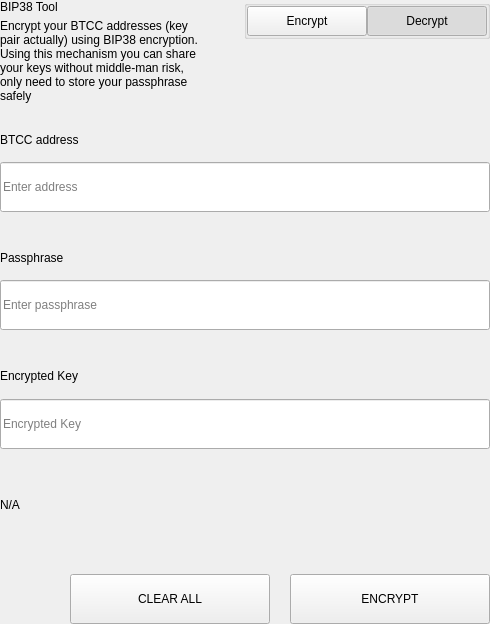
<?xml version="1.0" encoding="UTF-8"?>
<ui version="4.0">
 <class>SettingsBitToolWidget</class>
 <widget class="QWidget" name="SettingsBitToolWidget">
  <property name="geometry">
   <rect>
    <x>0</x>
    <y>0</y>
    <width>490</width>
    <height>624</height>
   </rect>
  </property>
  <property name="windowTitle">
   <string>Form</string>
  </property>
  <layout class="QVBoxLayout" name="verticalLayout">
   <property name="spacing">
    <number>0</number>
   </property>
   <property name="leftMargin">
    <number>0</number>
   </property>
   <property name="topMargin">
    <number>0</number>
   </property>
   <property name="rightMargin">
    <number>0</number>
   </property>
   <property name="bottomMargin">
    <number>0</number>
   </property>
   <item>
    <widget class="QWidget" name="left" native="true">
     <layout class="QVBoxLayout" name="verticalLayout_3">
      <property name="leftMargin">
       <number>0</number>
      </property>
      <property name="topMargin">
       <number>0</number>
      </property>
      <property name="rightMargin">
       <number>0</number>
      </property>
      <property name="bottomMargin">
       <number>0</number>
      </property>
      <item>
       <layout class="QVBoxLayout" name="verticalLayout_2">
        <property name="spacing">
         <number>0</number>
        </property>
        <item>
         <layout class="QHBoxLayout" name="horizontalLayout_3" stretch="3,1">
          <property name="spacing">
           <number>40</number>
          </property>
          <item>
           <layout class="QVBoxLayout" name="verticalLayoutTitle">
            <property name="spacing">
             <number>5</number>
            </property>
            <item>
             <widget class="QLabel" name="labelTitle">
              <property name="text">
               <string>BIP38 Tool</string>
              </property>
             </widget>
            </item>
            <item>
             <widget class="QLabel" name="labelSubtitle1">
              <property name="text">
               <string>Encrypt your BTCC addresses (key pair actually) using BIP38 encryption.
Using this mechanism you can share your keys without middle-man risk, only need to store your passphrase safely</string>
              </property>
              <property name="wordWrap">
               <bool>true</bool>
              </property>
             </widget>
            </item>
           </layout>
          </item>
          <item alignment="Qt::AlignTop">
           <widget class="QGroupBox" name="groupBox">
            <property name="title">
             <string/>
            </property>
            <property name="alignment">
             <set>Qt::AlignLeading|Qt::AlignLeft|Qt::AlignTop</set>
            </property>
            <layout class="QHBoxLayout" name="horizontalLayout_4">
             <property name="spacing">
              <number>0</number>
             </property>
             <property name="leftMargin">
              <number>0</number>
             </property>
             <property name="topMargin">
              <number>0</number>
             </property>
             <property name="rightMargin">
              <number>0</number>
             </property>
             <property name="bottomMargin">
              <number>0</number>
             </property>
             <item>
              <spacer name="horizontalSpacer">
               <property name="orientation">
                <enum>Qt::Horizontal</enum>
               </property>
               <property name="sizeHint" stdset="0">
                <size>
                 <width>40</width>
                 <height>20</height>
                </size>
               </property>
              </spacer>
             </item>
             <item>
              <widget class="QPushButton" name="pushLeft">
               <property name="minimumSize">
                <size>
                 <width>120</width>
                 <height>30</height>
                </size>
               </property>
               <property name="maximumSize">
                <size>
                 <width>120</width>
                 <height>30</height>
                </size>
               </property>
               <property name="focusPolicy">
                <enum>Qt::NoFocus</enum>
               </property>
               <property name="text">
                <string>Encrypt</string>
               </property>
               <property name="checkable">
                <bool>true</bool>
               </property>
               <property name="autoExclusive">
                <bool>true</bool>
               </property>
              </widget>
             </item>
             <item>
              <widget class="QPushButton" name="pushRight">
               <property name="minimumSize">
                <size>
                 <width>120</width>
                 <height>30</height>
                </size>
               </property>
               <property name="maximumSize">
                <size>
                 <width>120</width>
                 <height>30</height>
                </size>
               </property>
               <property name="focusPolicy">
                <enum>Qt::NoFocus</enum>
               </property>
               <property name="text">
                <string>Decrypt</string>
               </property>
               <property name="checkable">
                <bool>true</bool>
               </property>
               <property name="checked">
                <bool>true</bool>
               </property>
               <property name="autoExclusive">
                <bool>true</bool>
               </property>
              </widget>
             </item>
            </layout>
           </widget>
          </item>
         </layout>
        </item>
        <item>
         <widget class="QStackedWidget" name="stackedWidget">
          <property name="currentIndex">
           <number>1</number>
          </property>
          <widget class="QWidget" name="pageDecrypt">
           <layout class="QVBoxLayout" name="verticalLayout_5">
            <property name="spacing">
             <number>0</number>
            </property>
            <property name="leftMargin">
             <number>0</number>
            </property>
            <property name="topMargin">
             <number>0</number>
            </property>
            <property name="rightMargin">
             <number>0</number>
            </property>
            <property name="bottomMargin">
             <number>0</number>
            </property>
            <item>
             <widget class="QWidget" name="widget" native="true">
              <property name="minimumSize">
               <size>
                <width>0</width>
                <height>100</height>
               </size>
              </property>
              <layout class="QVBoxLayout" name="verticalLayout_4">
               <property name="spacing">
                <number>0</number>
               </property>
               <property name="leftMargin">
                <number>0</number>
               </property>
               <property name="topMargin">
                <number>0</number>
               </property>
               <property name="rightMargin">
                <number>0</number>
               </property>
               <property name="bottomMargin">
                <number>0</number>
               </property>
               <item>
                <spacer name="verticalSpacer_2">
                 <property name="orientation">
                  <enum>Qt::Vertical</enum>
                 </property>
                 <property name="sizeType">
                  <enum>QSizePolicy::Fixed</enum>
                 </property>
                 <property name="sizeHint" stdset="0">
                  <size>
                   <width>20</width>
                   <height>20</height>
                  </size>
                 </property>
                </spacer>
               </item>
               <item>
                <layout class="QHBoxLayout" name="horizontalLayout_6" stretch="2">
                 <property name="spacing">
                  <number>0</number>
                 </property>
                 <item>
                  <layout class="QVBoxLayout" name="verticalLayout_7">
                   <property name="spacing">
                    <number>9</number>
                   </property>
                   <item>
                    <widget class="QLabel" name="labelSubtitleKey">
                     <property name="minimumSize">
                      <size>
                       <width>0</width>
                       <height>20</height>
                      </size>
                     </property>
                     <property name="maximumSize">
                      <size>
                       <width>16777215</width>
                       <height>20</height>
                      </size>
                     </property>
                     <property name="text">
                      <string>Encrypted key</string>
                     </property>
                    </widget>
                   </item>
                   <item>
                    <widget class="QLineEdit" name="lineEditKey">
                     <property name="minimumSize">
                      <size>
                       <width>0</width>
                       <height>50</height>
                      </size>
                     </property>
                     <property name="maximumSize">
                      <size>
                       <width>16777215</width>
                       <height>50</height>
                      </size>
                     </property>
                     <property name="placeholderText">
                      <string>Enter a encrypted key</string>
                     </property>
                    </widget>
                   </item>
                  </layout>
                 </item>
                </layout>
               </item>
               <item>
                <spacer name="verticalSpacer_3">
                 <property name="orientation">
                  <enum>Qt::Vertical</enum>
                 </property>
                 <property name="sizeType">
                  <enum>QSizePolicy::Fixed</enum>
                 </property>
                 <property name="sizeHint" stdset="0">
                  <size>
                   <width>20</width>
                   <height>20</height>
                  </size>
                 </property>
                </spacer>
               </item>
               <item>
                <layout class="QVBoxLayout" name="verticalLayout_9">
                 <property name="spacing">
                  <number>9</number>
                 </property>
                 <item>
                  <widget class="QLabel" name="labelSubtitlePassphrase">
                   <property name="maximumSize">
                    <size>
                     <width>16777215</width>
                     <height>20</height>
                    </size>
                   </property>
                   <property name="text">
                    <string>Passphrase</string>
                   </property>
                  </widget>
                 </item>
                 <item>
                  <widget class="QLineEdit" name="lineEditPassphrase">
                   <property name="minimumSize">
                    <size>
                     <width>0</width>
                     <height>50</height>
                    </size>
                   </property>
                   <property name="maximumSize">
                    <size>
                     <width>16777215</width>
                     <height>50</height>
                    </size>
                   </property>
                   <property name="placeholderText">
                    <string>Enter a passphrase</string>
                   </property>
                  </widget>
                 </item>
                </layout>
               </item>
               <item>
                <spacer name="verticalSpacer_4">
                 <property name="orientation">
                  <enum>Qt::Vertical</enum>
                 </property>
                 <property name="sizeType">
                  <enum>QSizePolicy::Fixed</enum>
                 </property>
                 <property name="sizeHint" stdset="0">
                  <size>
                   <width>20</width>
                   <height>20</height>
                  </size>
                 </property>
                </spacer>
               </item>
               <item>
                <widget class="QWidget" name="widget_3" native="true">
                 <property name="sizePolicy">
                  <sizepolicy hsizetype="Preferred" vsizetype="Fixed">
                   <horstretch>0</horstretch>
                   <verstretch>0</verstretch>
                  </sizepolicy>
                 </property>
                 <layout class="QVBoxLayout" name="verticalLayout_10">
                  <property name="spacing">
                   <number>9</number>
                  </property>
                  <property name="leftMargin">
                   <number>0</number>
                  </property>
                  <property name="topMargin">
                   <number>0</number>
                  </property>
                  <property name="rightMargin">
                   <number>0</number>
                  </property>
                  <property name="bottomMargin">
                   <number>0</number>
                  </property>
                  <item>
                   <widget class="QLabel" name="labelSubtitleDecryptResult">
                    <property name="minimumSize">
                     <size>
                      <width>0</width>
                      <height>20</height>
                     </size>
                    </property>
                    <property name="maximumSize">
                     <size>
                      <width>16777215</width>
                      <height>20</height>
                     </size>
                    </property>
                    <property name="text">
                     <string>Decrypted address result</string>
                    </property>
                   </widget>
                  </item>
                  <item>
                   <widget class="QWidget" name="widget_4" native="true">
                    <layout class="QHBoxLayout" name="horizontalLayout" stretch="6,0,1">
                     <property name="spacing">
                      <number>0</number>
                     </property>
                     <property name="leftMargin">
                      <number>0</number>
                     </property>
                     <property name="topMargin">
                      <number>0</number>
                     </property>
                     <property name="rightMargin">
                      <number>0</number>
                     </property>
                     <property name="bottomMargin">
                      <number>0</number>
                     </property>
                     <item alignment="Qt::AlignVCenter">
                      <widget class="QLineEdit" name="lineEditDecryptResult">
                       <property name="minimumSize">
                        <size>
                         <width>0</width>
                         <height>50</height>
                        </size>
                       </property>
                       <property name="maximumSize">
                        <size>
                         <width>16777215</width>
                         <height>50</height>
                        </size>
                       </property>
                       <property name="placeholderText">
                        <string>Decrypted Address</string>
                       </property>
                      </widget>
                     </item>
                     <item>
                      <spacer name="horizontalSpacer_4">
                       <property name="orientation">
                        <enum>Qt::Horizontal</enum>
                       </property>
                       <property name="sizeType">
                        <enum>QSizePolicy::Fixed</enum>
                       </property>
                       <property name="sizeHint" stdset="0">
                        <size>
                         <width>20</width>
                         <height>50</height>
                        </size>
                       </property>
                      </spacer>
                     </item>
                     <item>
                      <widget class="QPushButton" name="pushButtonImport">
                       <property name="minimumSize">
                        <size>
                         <width>140</width>
                         <height>40</height>
                        </size>
                       </property>
                       <property name="text">
                        <string>Import Address</string>
                       </property>
                      </widget>
                     </item>
                    </layout>
                   </widget>
                  </item>
                 </layout>
                </widget>
               </item>
               <item>
                <widget class="QLabel" name="statusLabel_DEC">
                 <property name="maximumSize">
                  <size>
                   <width>16777215</width>
                   <height>40</height>
                  </size>
                 </property>
                 <property name="text">
                  <string/>
                 </property>
                </widget>
               </item>
               <item>
                <spacer name="verticalSpacer">
                 <property name="orientation">
                  <enum>Qt::Vertical</enum>
                 </property>
                 <property name="sizeType">
                  <enum>QSizePolicy::Preferred</enum>
                 </property>
                 <property name="sizeHint" stdset="0">
                  <size>
                   <width>20</width>
                   <height>20</height>
                  </size>
                 </property>
                </spacer>
               </item>
               <item>
                <layout class="QHBoxLayout" name="horizontalLayout_7">
                 <property name="spacing">
                  <number>0</number>
                 </property>
                 <item>
                  <spacer name="horizontalSpacer_5">
                   <property name="orientation">
                    <enum>Qt::Horizontal</enum>
                   </property>
                   <property name="sizeType">
                    <enum>QSizePolicy::Expanding</enum>
                   </property>
                   <property name="sizeHint" stdset="0">
                    <size>
                     <width>40</width>
                     <height>20</height>
                    </size>
                   </property>
                  </spacer>
                 </item>
                 <item>
                  <widget class="QPushButton" name="pushButtonDecryptClear">
                   <property name="minimumSize">
                    <size>
                     <width>200</width>
                     <height>50</height>
                    </size>
                   </property>
                   <property name="maximumSize">
                    <size>
                     <width>200</width>
                     <height>50</height>
                    </size>
                   </property>
                   <property name="text">
                    <string>CLEAR</string>
                   </property>
                  </widget>
                 </item>
                 <item>
                  <spacer name="horizontalSpacer_3">
                   <property name="orientation">
                    <enum>Qt::Horizontal</enum>
                   </property>
                   <property name="sizeType">
                    <enum>QSizePolicy::Fixed</enum>
                   </property>
                   <property name="sizeHint" stdset="0">
                    <size>
                     <width>20</width>
                     <height>20</height>
                    </size>
                   </property>
                  </spacer>
                 </item>
                 <item>
                  <widget class="QPushButton" name="pushButtonDecrypt">
                   <property name="minimumSize">
                    <size>
                     <width>200</width>
                     <height>50</height>
                    </size>
                   </property>
                   <property name="maximumSize">
                    <size>
                     <width>200</width>
                     <height>50</height>
                    </size>
                   </property>
                   <property name="text">
                    <string>DECRYPT KEY</string>
                   </property>
                  </widget>
                 </item>
                </layout>
               </item>
              </layout>
             </widget>
            </item>
           </layout>
          </widget>
          <widget class="QWidget" name="pageEncrypt">
           <layout class="QVBoxLayout" name="verticalLayout_11">
            <property name="spacing">
             <number>0</number>
            </property>
            <property name="leftMargin">
             <number>0</number>
            </property>
            <property name="topMargin">
             <number>0</number>
            </property>
            <property name="rightMargin">
             <number>0</number>
            </property>
            <property name="bottomMargin">
             <number>0</number>
            </property>
            <item>
             <spacer name="verticalSpacer_8">
              <property name="orientation">
               <enum>Qt::Vertical</enum>
              </property>
              <property name="sizeType">
               <enum>QSizePolicy::Fixed</enum>
              </property>
              <property name="sizeHint" stdset="0">
               <size>
                <width>20</width>
                <height>20</height>
               </size>
              </property>
             </spacer>
            </item>
            <item>
             <widget class="QWidget" name="containerAddressEnc" native="true">
              <layout class="QVBoxLayout" name="containerAddressEncLayout">
               <property name="spacing">
                <number>5</number>
               </property>
               <property name="leftMargin">
                <number>0</number>
               </property>
               <property name="topMargin">
                <number>0</number>
               </property>
               <property name="rightMargin">
                <number>0</number>
               </property>
               <property name="bottomMargin">
                <number>0</number>
               </property>
               <item>
                <widget class="QLabel" name="labelSubtitleAddress">
                 <property name="minimumSize">
                  <size>
                   <width>0</width>
                   <height>20</height>
                  </size>
                 </property>
                 <property name="maximumSize">
                  <size>
                   <width>16777215</width>
                   <height>20</height>
                  </size>
                 </property>
                 <property name="text">
                  <string>BTCC address</string>
                 </property>
                </widget>
               </item>
               <item>
                <widget class="QLineEdit" name="addressIn_ENC">
                 <property name="minimumSize">
                  <size>
                   <width>0</width>
                   <height>50</height>
                  </size>
                 </property>
                 <property name="placeholderText">
                  <string>Enter address</string>
                 </property>
                </widget>
               </item>
              </layout>
             </widget>
            </item>
            <item>
             <spacer name="verticalSpacer_6">
              <property name="orientation">
               <enum>Qt::Vertical</enum>
              </property>
              <property name="sizeType">
               <enum>QSizePolicy::Fixed</enum>
              </property>
              <property name="sizeHint" stdset="0">
               <size>
                <width>20</width>
                <height>20</height>
               </size>
              </property>
             </spacer>
            </item>
            <item>
             <widget class="QWidget" name="containerAddress" native="true">
              <layout class="QHBoxLayout" name="horizontalLayout_9" stretch="2">
               <property name="spacing">
                <number>0</number>
               </property>
               <property name="leftMargin">
                <number>0</number>
               </property>
               <property name="topMargin">
                <number>0</number>
               </property>
               <property name="rightMargin">
                <number>0</number>
               </property>
               <property name="bottomMargin">
                <number>0</number>
               </property>
               <item>
                <layout class="QVBoxLayout" name="verticalLayout_8">
                 <property name="spacing">
                  <number>5</number>
                 </property>
                 <item>
                  <widget class="QLabel" name="labelSubtitleMessage">
                   <property name="minimumSize">
                    <size>
                     <width>0</width>
                     <height>20</height>
                    </size>
                   </property>
                   <property name="maximumSize">
                    <size>
                     <width>16777215</width>
                     <height>20</height>
                    </size>
                   </property>
                   <property name="text">
                    <string>Passphrase</string>
                   </property>
                  </widget>
                 </item>
                 <item>
                  <widget class="QLineEdit" name="passphraseIn_ENC">
                   <property name="minimumSize">
                    <size>
                     <width>0</width>
                     <height>50</height>
                    </size>
                   </property>
                   <property name="maximumSize">
                    <size>
                     <width>16777215</width>
                     <height>50</height>
                    </size>
                   </property>
                   <property name="placeholderText">
                    <string>Enter passphrase</string>
                   </property>
                  </widget>
                 </item>
                </layout>
               </item>
              </layout>
             </widget>
            </item>
            <item>
             <spacer name="verticalSpacer_7">
              <property name="orientation">
               <enum>Qt::Vertical</enum>
              </property>
              <property name="sizeType">
               <enum>QSizePolicy::Fixed</enum>
              </property>
              <property name="sizeHint" stdset="0">
               <size>
                <width>20</width>
                <height>20</height>
               </size>
              </property>
             </spacer>
            </item>
            <item>
             <widget class="QWidget" name="widget_2" native="true">
              <property name="minimumSize">
               <size>
                <width>0</width>
                <height>75</height>
               </size>
              </property>
              <property name="maximumSize">
               <size>
                <width>16777215</width>
                <height>16777215</height>
               </size>
              </property>
              <layout class="QVBoxLayout" name="verticalLayout_6">
               <property name="leftMargin">
                <number>0</number>
               </property>
               <property name="topMargin">
                <number>0</number>
               </property>
               <property name="rightMargin">
                <number>0</number>
               </property>
               <property name="bottomMargin">
                <number>0</number>
               </property>
               <item>
                <widget class="QLabel" name="labelSubtitleEncryptedKey">
                 <property name="minimumSize">
                  <size>
                   <width>0</width>
                   <height>20</height>
                  </size>
                 </property>
                 <property name="maximumSize">
                  <size>
                   <width>16777215</width>
                   <height>20</height>
                  </size>
                 </property>
                 <property name="text">
                  <string>Encrypted Key</string>
                 </property>
                </widget>
               </item>
               <item>
                <widget class="QLineEdit" name="encryptedKeyOut_ENC">
                 <property name="minimumSize">
                  <size>
                   <width>0</width>
                   <height>50</height>
                  </size>
                 </property>
                 <property name="placeholderText">
                  <string>Encrypted Key</string>
                 </property>
                </widget>
               </item>
              </layout>
             </widget>
            </item>
            <item>
             <widget class="QLabel" name="statusLabel_ENC">
              <property name="text">
               <string notr="true">N/A</string>
              </property>
             </widget>
            </item>
            <item>
             <spacer name="verticalSpacer_5">
              <property name="orientation">
               <enum>Qt::Vertical</enum>
              </property>
              <property name="sizeType">
               <enum>QSizePolicy::Fixed</enum>
              </property>
              <property name="sizeHint" stdset="0">
               <size>
                <width>20</width>
                <height>20</height>
               </size>
              </property>
             </spacer>
            </item>
            <item>
             <layout class="QHBoxLayout" name="horizontalLayout_8">
              <property name="spacing">
               <number>0</number>
              </property>
              <item>
               <spacer name="horizontalSpacer_6">
                <property name="orientation">
                 <enum>Qt::Horizontal</enum>
                </property>
                <property name="sizeType">
                 <enum>QSizePolicy::Expanding</enum>
                </property>
                <property name="sizeHint" stdset="0">
                 <size>
                  <width>40</width>
                  <height>20</height>
                 </size>
                </property>
               </spacer>
              </item>
              <item>
               <widget class="QPushButton" name="pushButtonClear">
                <property name="minimumSize">
                 <size>
                  <width>200</width>
                  <height>50</height>
                 </size>
                </property>
                <property name="focusPolicy">
                 <enum>Qt::NoFocus</enum>
                </property>
                <property name="text">
                 <string>CLEAR ALL</string>
                </property>
               </widget>
              </item>
              <item>
               <spacer name="horizontalSpacer_2">
                <property name="orientation">
                 <enum>Qt::Horizontal</enum>
                </property>
                <property name="sizeType">
                 <enum>QSizePolicy::Fixed</enum>
                </property>
                <property name="sizeHint" stdset="0">
                 <size>
                  <width>20</width>
                  <height>20</height>
                 </size>
                </property>
               </spacer>
              </item>
              <item>
               <widget class="QPushButton" name="pushButtonEncrypt">
                <property name="minimumSize">
                 <size>
                  <width>200</width>
                  <height>50</height>
                 </size>
                </property>
                <property name="maximumSize">
                 <size>
                  <width>200</width>
                  <height>50</height>
                 </size>
                </property>
                <property name="focusPolicy">
                 <enum>Qt::NoFocus</enum>
                </property>
                <property name="text">
                 <string>ENCRYPT</string>
                </property>
               </widget>
              </item>
             </layout>
            </item>
           </layout>
          </widget>
         </widget>
        </item>
       </layout>
      </item>
     </layout>
    </widget>
   </item>
  </layout>
 </widget>
 <resources/>
 <connections/>
</ui>
